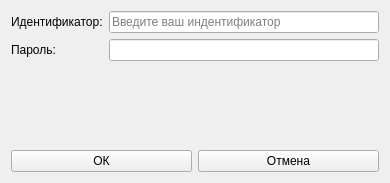
<?xml version="1.0" encoding="UTF-8"?>
<ui version="4.0">
 <class>TBASAuthorizationWidget</class>
 <widget class="QWidget" name="TBASAuthorizationWidget">
  <property name="geometry">
   <rect>
    <x>0</x>
    <y>0</y>
    <width>390</width>
    <height>183</height>
   </rect>
  </property>
  <property name="sizePolicy">
   <sizepolicy hsizetype="Expanding" vsizetype="Expanding">
    <horstretch>0</horstretch>
    <verstretch>0</verstretch>
   </sizepolicy>
  </property>
  <property name="windowTitle">
   <string>Авторизация</string>
  </property>
  <layout class="QVBoxLayout" name="verticalLayout">
   <item>
    <layout class="QFormLayout" name="formLayout">
     <item row="0" column="0">
      <widget class="QLabel" name="userTmidLabel">
       <property name="text">
        <string>Идентификатор:</string>
       </property>
      </widget>
     </item>
     <item row="0" column="1">
      <widget class="QLineEdit" name="userTmidEdit">
       <property name="inputMask">
        <string/>
       </property>
       <property name="text">
        <string/>
       </property>
       <property name="placeholderText">
        <string>Введите ваш индентификатор</string>
       </property>
      </widget>
     </item>
     <item row="1" column="0">
      <widget class="QLabel" name="passwordLabel">
       <property name="text">
        <string>Пароль:</string>
       </property>
      </widget>
     </item>
     <item row="1" column="1">
      <widget class="QLineEdit" name="passwordEdit">
       <property name="echoMode">
        <enum>QLineEdit::Password</enum>
       </property>
      </widget>
     </item>
    </layout>
   </item>
   <item>
    <layout class="QHBoxLayout" name="horizontalLayout">
     <item>
      <widget class="QPushButton" name="okButton">
       <property name="text">
        <string>ОК</string>
       </property>
      </widget>
     </item>
     <item>
      <widget class="QPushButton" name="cancelButton">
       <property name="text">
        <string>Отмена</string>
       </property>
      </widget>
     </item>
    </layout>
   </item>
  </layout>
 </widget>
 <resources/>
 <connections/>
</ui>
